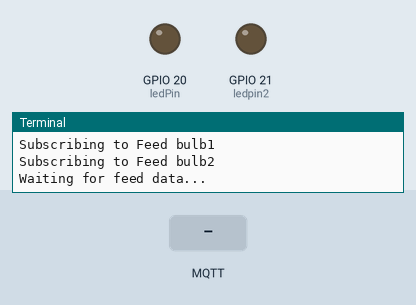
Bench run of a program on a simulated Raspberry Pi (BCM pin numbers). Shown: output pins drawn as LEDs (lit = HIGH), the last lines printed to the terminal. The inputs (shaded band) are chosen by the test bench. No MQTT or app messages arrive unless stated.

Above: at 1.2 s.
1.3 s: MQTT message "1" arrives on the first subscribed topic
At 2.3 s:
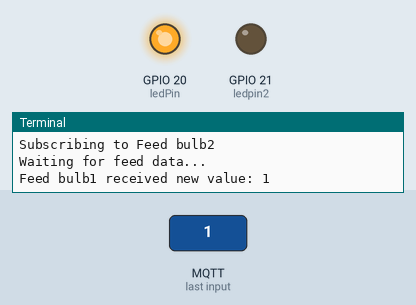
2.8 s: MQTT message "0" arrives on the first subscribed topic
At 3.5 s:
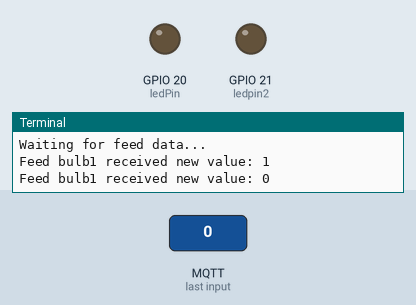
Timing chart, 0 to 5.8 s (numbered marks = the images above; inputs shaded):
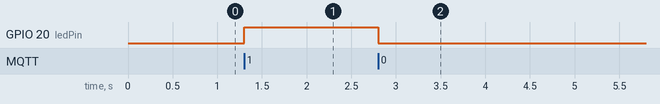

The program:

MQTT_Rpi.py
```python
import RPi.GPIO as GPIO
import sys
from Adafruit_IO import MQTTClient
GPIO.setmode(GPIO.BCM)
GPIO.setwarnings(False)
ledPin = 20
ledpin2 = 21
GPIO.setup(ledPin, GPIO.OUT)
GPIO.setup(ledpin2, GPIO.OUT)
ADAFRUIT_IO_KEY = ''
ADAFRUIT_IO_USERNAME = ''
Feed_id1 = 'bulb1'
Feed_id2 = 'bulb2'
def connected(client):
    # Subscribe to changes on a feed named Counter.
    print('Subscribing to Feed {0}'.format(Feed_id1))
    client.subscribe(Feed_id1)
    print('Subscribing to Feed {0}'.format(Feed_id2))
    client.subscribe(Feed_id2)
    print('Waiting for feed data...')
def disconnected(client) :
    sys.exit(1)
def message1(client, Feed_id, payload1):
    if Feed_id=="bulb1":
        print('Feed {0} received new value: {1}'.format(Feed_id, payload1))
        if payload1 == "1":
           GPIO.output(ledPin, GPIO.HIGH)
        else:
           GPIO.output(ledPin, GPIO.LOW)
    if Feed_id=="bulb2":
        print('Feed {0} received new value: {1}'.format(Feed_id2, payload1))
        if payload1 == "1":
           GPIO.output(ledpin2, GPIO.HIGH)
        else:
           GPIO.output(ledpin2, GPIO.LOW)
#Create an MQTT client instance.
client = MQTTClient(ADAFRUIT_IO_USERNAME, ADAFRUIT_IO_KEY)
#Setup the callback functions defined above.
client.on_connect = connected
client.on_disconnect = disconnected
client.on_message = message1
#client.on_message = message1
#Connect to the Adafruit IO server.
client.connect()
client.loop_blocking()
```

Measured:
- after the input at 1.3 s, GPIO 20 (ledPin): LOW → HIGH at once
- after the input at 2.8 s, GPIO 20 (ledPin): HIGH → LOW at once
